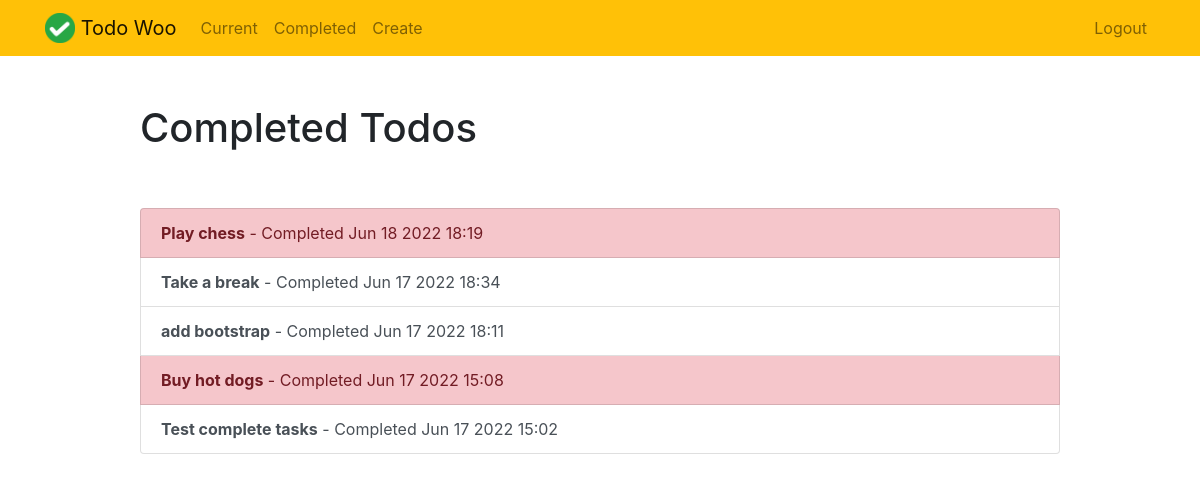
The app's page /completed/ (signed in) with its own data.
### todo/models.py (models this page shows, shortened)
class Todo(models.Model):
    title = models.CharField(max_length=100)
    memo = models.TextField(blank=True)
    created = models.DateTimeField(null=True, auto_now_add=True)
    datecompleted = models.DateTimeField(null=True, blank=True)
    important = models.BooleanField(default=False)
    user = models.ForeignKey(User, on_delete=models.CASCADE)

### todo/views.py (the view)
# urls.py: path('completed/', views.completedtodos, name='completedtodos'),
@login_required
def completedtodos(request):
    todos = Todo.objects.filter(
        user=request.user,
        datecompleted__isnull=False).order_by(
        '-datecompleted'
    )
    return render(request, 'todo/completedtodos.html', {'todos': todos})

### todo/templates/todo/completedtodos.html
{% extends "todo/base.html" %}
{% block content %}
    <div class="row justify-content-center mt-5">
        <div class="col-md-10">
            <h1>Completed Todos</h1>
        </div>
    </div>
    <div class="row justify-content-center mt-5">
        <div class="col-md-10">
            <div class="list-group">
                {% for todo in todos %}
                    <a href="{% url 'viewtodo' todo.id %}" class="list-group-item list-group-item-action{% if todo.important %} list-group-item-danger{% endif %}"><b>{{ todo.title }}</b> - Completed {{ todo.datecompleted|date:'M j Y H:i' }}</a>
                {% endfor %}
            </div>
        </div>
    </div>
{% endblock %}

### todo/templates/todo/base.html (shortened to what this page needs)
{% load static %}
<!doctype html>
<html lang="en">
<head>
    <link rel="stylesheet" href="https://stackpath.bootstrapcdn.com/bootstrap/4.4.1/css/bootstrap.min.css">
</head>
<body>
<nav class="navbar navbar-expand-md navbar-light bg-warning">
<div class="container">
    <a class="navbar-brand" href="{% url 'home' %}">
         <img src="{% static 'todo/logo.png' %}" width="30" height="30" class="d-inline-block align-top">
        <span>Todo Woo</span>
    </a>
    <div class="collapse navbar-collapse" id="navbarNav">
    {% if user.is_authenticated %}
        <ul class="navbar-nav mr-auto">
                <li class="nav-item {{ current }}">
                    <a class="nav-link" href="{% url 'currenttodos' %}">Current</a>
                </li>
                <li class="nav-item {{ completed }}">
                    <a class="nav-link" href="{% url 'completedtodos' %}">Completed</a>
                </li>
                <li class="nav-item {{ create }}">
                    <a class="nav-link" href="{% url 'createtodo' %}">Create</a>
                </li>
        </ul>
    {% endif %}
    <ul class="navbar-nav ml-auto">
            {% if user.is_authenticated %}
                <li class="nav-item">
                    <a href="#" onclick="$('#signOutBtn').click()" class="nav-link">Logout</a>
                </li>
            {% endif %}
        </ul>
    </div>
</div>
</nav>
<div class="container">
{% block content %}{% endblock %}
</div>
</body>
</html>

### records on screen
Todo: title "Play chess", datecompleted "Jun 18 2022 18:19"
Todo: title "Take a break", datecompleted "Jun 17 2022 18:34"
Todo: title "add bootstrap", datecompleted "Jun 17 2022 18:11"
Todo: title "Buy hot dogs", datecompleted "Jun 17 2022 15:08"
Todo: title "Test complete tasks", datecompleted "Jun 17 2022 15:02"
